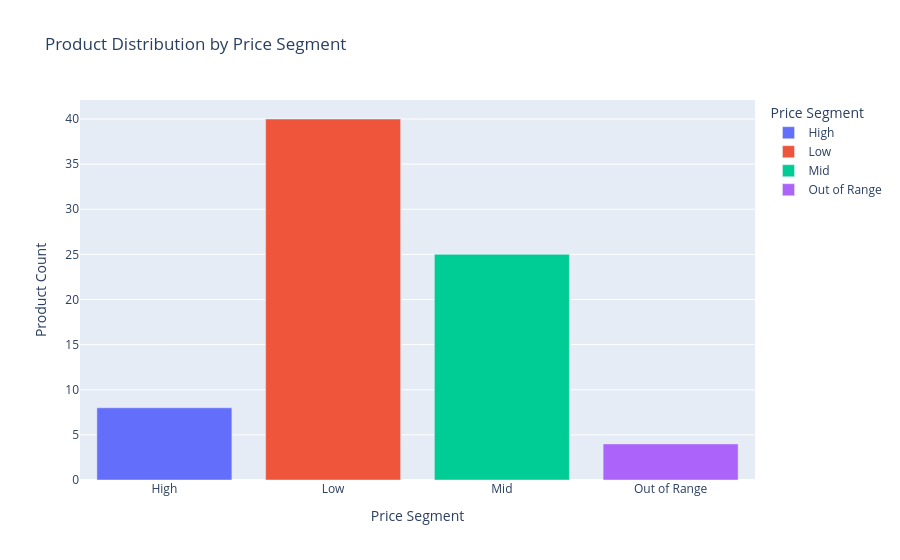

Notebook source saved alongside this figure:
### Code cell
import plotly.express as px

# حساب عدد المنتجات داخل كل فئة سعرية
product_count_by_segment = df_Products.groupby('PriceSegment').size().reset_index(name='Product Count')

# إنشاء المخطط الشريطي
fig = px.bar(product_count_by_segment, 
             x='PriceSegment', 
             y='Product Count', 
             title='Product Distribution by Price Segment',  # العنوان بالإنجليزية
             labels={'PriceSegment': 'Price Segment', 'Product Count': 'Product Count'},  # تسميات المحاور بالإنجليزية
             color='PriceSegment')

# عرض المخطط
fig.show()

### Figure 1 — Plotly figure (JSON) as saved in the notebook; plotly's stock layout.template omitted (floating-point values rounded to 4 significant figures)
{"data": [{"alignmentgroup": "True", "hovertemplate": "Price Segment=%{x}<br>Product Count=%{y}<extra></extra>", "legendgroup": "High", "marker": {"color": "#636efa", "pattern": {"shape": ""}}, "name": "High", "offsetgroup": "High", "orientation": "v", "showlegend": true, "textposition": "auto", "type": "bar", "x": ["High"], "xaxis": "x", "y": [8], "yaxis": "y"}, {"alignmentgroup": "True", "hovertemplate": "Price Segment=%{x}<br>Product Count=%{y}<extra></extra>", "legendgroup": "Low", "marker": {"color": "#EF553B", "pattern": {"shape": ""}}, "name": "Low", "offsetgroup": "Low", "orientation": "v", "showlegend": true, "textposition": "auto", "type": "bar", "x": ["Low"], "xaxis": "x", "y": [40], "yaxis": "y"}, {"alignmentgroup": "True", "hovertemplate": "Price Segment=%{x}<br>Product Count=%{y}<extra></extra>", "legendgroup": "Mid", "marker": {"color": "#00cc96", "pattern": {"shape": ""}}, "name": "Mid", "offsetgroup": "Mid", "orientation": "v", "showlegend": true, "textposition": "auto", "type": "bar", "x": ["Mid"], "xaxis": "x", "y": [25], "yaxis": "y"}, {"alignmentgroup": "True", "hovertemplate": "Price Segment=%{x}<br>Product Count=%{y}<extra></extra>", "legendgroup": "Out of Range", "marker": {"color": "#ab63fa", "pattern": {"shape": ""}}, "name": "Out of Range", "offsetgroup": "Out of Range", "orientation": "v", "showlegend": true, "textposition": "auto", "type": "bar", "x": ["Out of Range"], "xaxis": "x", "y": [4], "yaxis": "y"}], "layout": {"barmode": "relative", "legend": {"title": {"text": "Price Segment"}, "tracegroupgap": 0}, "title": {"text": "Product Distribution by Price Segment"}, "xaxis": {"anchor": "y", "categoryarray": ["High", "Low", "Mid", "Out of Range"], "categoryorder": "array", "domain": [0, 1], "title": {"text": "Price Segment"}}, "yaxis": {"anchor": "x", "domain": [0, 1], "title": {"text": "Product Count"}}}}
